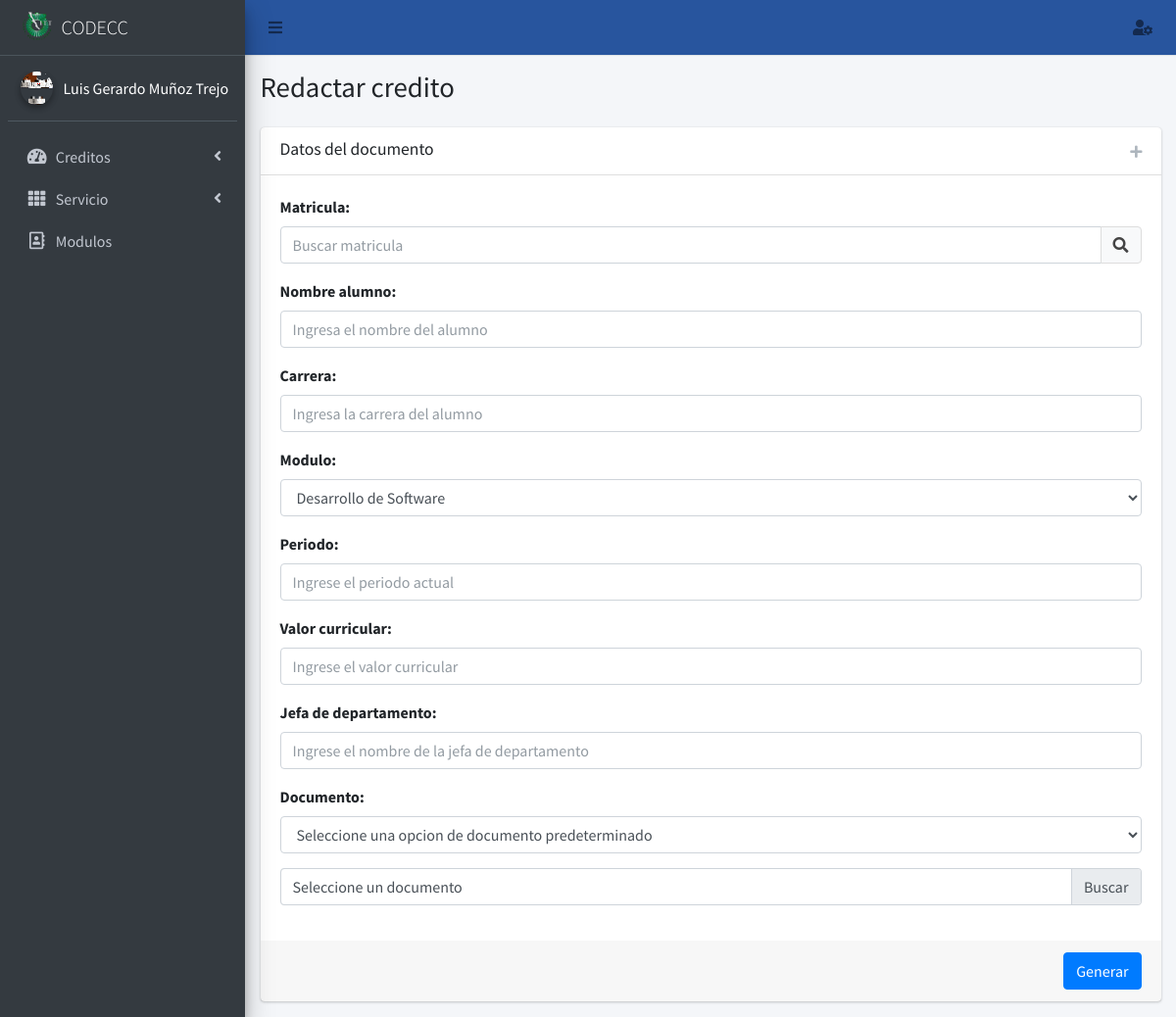
The app's page /alta_credito/ (signed in) with its own data.
### core/models.py (models this page shows, shortened)
class Perfil(models.Model):
    user=models.OneToOneField(User,null=True,on_delete=models.SET_NULL)
    nombre=models.CharField(max_length=56, blank=False, null=False)
    apellido_paterno=models.CharField(max_length=56, blank=False, null=False)
    apellido_materno=models.CharField(max_length=56, blank=False, null=False)
    modulo=models.ManyToManyField(Modulo, blank=True)
    email_institucional=models.CharField(max_length=126, blank=False, null=False, validators=[RegexValidator(regex=r'(^[a-zA-Z0-9_.+-]+@tectijuana.edu.mx+$)|(^[a-zA-Z0-9_.+-]+@tectijuana.tecnm.mx+$)',message="El formato del correo debe ser @tectijuana.edu.mx")])
    foto=models.ImageField(upload_to=rename_folder_photo, max_length=126, blank=True, null=True)
    estado=models.BooleanField(default=False)
    created_at = models.DateTimeField("Creado ", auto_now_add=True)
    updated_at = models.DateTimeField("Actualizado ", auto_now=True)
    class Meta:
        verbose_name="Perfil"
        verbose_name_plural="Perfiles"

### core/views.py (the view)
# urls.py: path('alta_credito/',views.alta_credito,name='alta_credito'),
@login_required(login_url='login_docente')
def alta_credito(request):
    plantillas=None
    modulos=Perfil.objects.get(user=request.user.id)
    if Plantilla.objects.filter(user=request.user.id).exists():
        plantillas=Plantilla.objects.filter(user=request.user.id)
    contexto={
        'title':'Redactar credito',
        'titulo':'Redactar credito',
        'modulos':modulos.modulo,
        'usuario': Perfil.objects.get(user=request.user.id),
        'plantillas':plantillas,
    }
    return render(request,'docente/alta_credito.html',contexto)

### core/models.py (called while the page is built)
    def __str__(self):
        return str(self.tipo)

    def __str__(self):
        return str(self.archivo)

### core/templatetags/templates.py (called while the page is built)
@register.filter(name='has_group')
def has_group(user, group_name):
       groups = user.groups.all().values_list('name', flat=True)
       return True if group_name in groups else False

@register.simple_tag
def loadsession(user):
       bandera=False
       data=Perfil.objects.get(user=user)
       if data.estado:
              bandera=True
       return bandera

### templates/docente/alta_credito.html (shortened to what this page needs)
{%extends 'docente/inicio.html' %}
{% load staticfiles %}
{%load templates%}
{%block content%}
<div class="col-lg-12">
    {%if request.user|has_group:"Docente" or request.user.is_superuser%}
    <div class="card">
      <div class="card-header">
        <h5 class="card-title">Datos del documento</h5>
        <div class="card-tools">
          <button type="button" class="btn btn-tool agregar" title="Agregar plantilla" data-toggle="modal" data-target="#modal-default">
            <i class="fas fa-plus"></i>
          </button>
        </div>
      </div>
    <div class="card-body">
      <form id="form-ajax" enctype="multipart/form-data" method="POST">
        <div class="form-group form-animate-text">
          <label for="matricula">Matricula:</label>
          <div class="input-group">
            <input type="text" name="matricula" id="matricula" autocomplete="off" class="form-control" placeholder="Buscar matricula">
            <div class="input-group-append">
                <button id="buscar" class="btn btn-default" style="cursor: auto;">
                    <i class="fa fa-search"></i>
                </button>
            </div>
        </div>
        </div>
        <div class="form-group form-animate-text">
            <label for="nombre">Nombre alumno:</label>
            <input type="text" name="nombre" class="form-control" id="nombre" autocomplete="off" placeholder="Ingresa el nombre del alumno" required="">
        </div>
        <div class="form-group form-animate-text">
            <label for="carrera">Carrera:</label>
            <input type="text" name="carrera" class="form-control" id="carrera" autocomplete="off" placeholder="Ingresa la carrera del alumno" required="">
        </div>
        <div class="form-group">
          <label>Modulo:</label>
          <select class="form-control" id="modulo" name="modulo">
          {%for values in modulos.all%}
            <option>{{values}}</option>
            {%endfor%}
          </select>
          </div>
        <div class="form-group form-animate-text">
            <label for="periodo">Periodo:</label>
            <input type="text" name="periodo" class="form-control" id="periodo" autocomplete="off" placeholder="Ingrese el periodo actual" required="">
        </div>
        <div class="form-group form-animate-text">
            <label for="valor">Valor curricular:</label>
            <input type="text" name="valor" class="form-control input-number" id="valor" autocomplete="off" placeholder="Ingrese el valor curricular" required="">
        </div>
        <div class="form-group form-animate-text">
            <label for="jefa">Jefa de departamento:</label>
            <input type="text" name="jefa" class="form-control" id="jefa" autocomplete="off" placeholder="Ingrese el nombre de la jefa de departamento" required="">
        </div>
        <div class="form-group form-animate-text">
          <label for="documento">Documento:</label>
          {%if plantillas%}
          <select class="form-control" id="select_docplantilla" name="select_docplantilla">
            <option value="0" selected>Seleccione una opcion de documento predeterminado</option>
            </select>
          {%endif%}
          <div id="div-documento" class="custom-file" style="margin-top: 15px;">
            <label class="custom-file-label" for="documento">Seleccione un documento</label>
        </div>
      </div>
    </form>
    </div>
<div class="card-footer">
    <input type="submit" class="btn btn-primary float-right" id="generar" value="Generar">
  </div>
</div>
{%else%}
<p>No tienes permisos para poder realizar esta accion</p>
{%endif%}
</div>
{%endblock content%}

### templates/docente/aside.html (shortened to what this page needs)
{%load templates%}
 <aside class="main-sidebar sidebar-dark-primary elevation-4">
    <a href="" class="brand-link">
      <img src="/static/img/logo_TECT.png" alt="Logo TecNM" class="brand-image" style="opacity: .8">
      <span class="brand-text font-weight-light">CODECC</span>
    </a>
    <div class="sidebar">
      <div class="user-panel mt-3 pb-3 mb-3 d-flex">
        <div class="image">
          {%if usuario.foto%}
          <img src="{{usuario.foto.url}}" class="img-circle elevation-2" alt="User Image">
          {%else%}
          <img src="/static/img/usernone.png" class="img-circle elevation-2" alt="User Image">
          {%endif%}
        </div>
        <div class="info">
          <span style="color: white;">{{usuario.nombre}} {{usuario.apellido_paterno}} {{usuario.apellido_materno}}</span>
        </div>
      </div>
      <nav class="mt-2">
        <ul class="nav nav-pills nav-sidebar flex-column" data-widget="treeview" role="menu" data-accordion="false">
          {% if request.user|has_group:"Docente" or request.user.is_superuser %}
          <li class="nav-item">
            <a href="#" class="nav-link">
              <i class="nav-icon fas fa-tachometer-alt"></i>
              <p>
                Creditos
                <i class="right fas fa-angle-left"></i>
              </p>
            </a>
          </li>
          {%endif%}
          {% if request.user|has_group:"Servicio" or request.user.is_superuser %}
          <li class="nav-item">
            <a href="#" class="nav-link">
              <i class="nav-icon fas fa-th"></i>
              <p>
                Servicio
                <i class="right fas fa-angle-left"></i>
              </p>
            </a>
          </li>
          {%endif%}
          {% if request.user.is_superuser %}
          <li class="nav-item">
            <a href="{%url 'modulo'%}" class="nav-link">
              <i class="nav-icon far fa-address-book"></i>
              <p>
                Modulos
              </p>
            </a>
          </li>
          {%endif%}
        </ul>
      </nav>
    </div>
  </aside>

### records on screen
Perfil: foto (picture), nombre "Luis Gerardo", apellido_paterno "Muñoz", apellido_materno "Trejo"

### other values on screen
{{ titulo }} "Redactar credito"
form field modulo "Desarrollo de Software"
